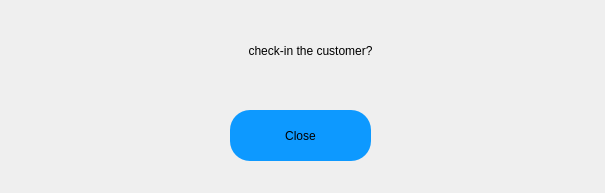
<?xml version="1.0" encoding="UTF-8"?>
<ui version="4.0">
 <class>Dialog</class>
 <widget class="QDialog" name="Dialog">
  <property name="geometry">
   <rect>
    <x>0</x>
    <y>0</y>
    <width>605</width>
    <height>193</height>
   </rect>
  </property>
  <property name="windowTitle">
   <string>Dialog</string>
  </property>
  <widget class="QLabel" name="msg_label">
   <property name="geometry">
    <rect>
     <x>30</x>
     <y>10</y>
     <width>561</width>
     <height>81</height>
    </rect>
   </property>
   <property name="styleSheet">
    <string notr="true">font: 20pt &quot;Calibri&quot;;
</string>
   </property>
   <property name="text">
    <string>check-in the customer?</string>
   </property>
   <property name="alignment">
    <set>Qt::AlignCenter</set>
   </property>
  </widget>
  <widget class="QPushButton" name="msg_btn_1">
   <property name="geometry">
    <rect>
     <x>230</x>
     <y>110</y>
     <width>141</width>
     <height>51</height>
    </rect>
   </property>
   <property name="styleSheet">
    <string notr="true">font: 75 14pt &quot;Calibri&quot;;
border-radius:20px;
background-color: rgb(13, 153, 255);

</string>
   </property>
   <property name="text">
    <string>Close</string>
   </property>
  </widget>
 </widget>
 <resources/>
 <connections/>
</ui>
